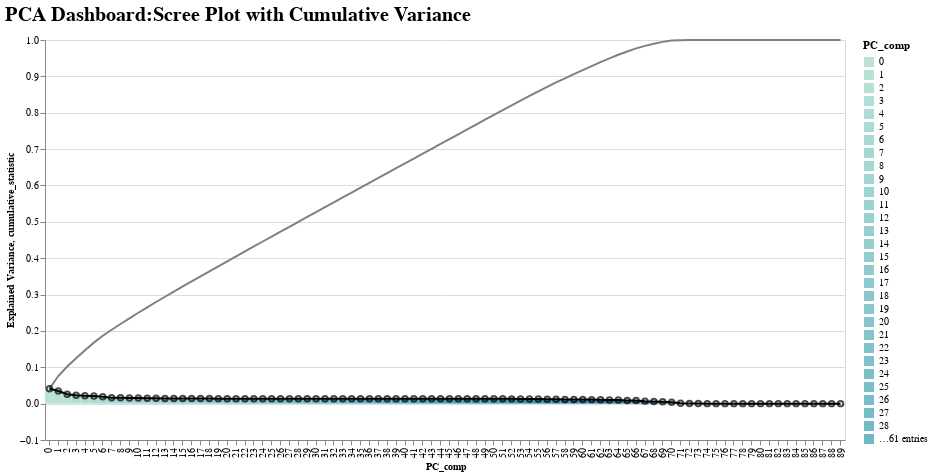

Notebook source saved alongside this figure:
### Code cell
#Cumulative Variance plot for uncorrelated variables
nearest = alt.selection(type='single', nearest=True, on='mouseover',
                        fields=['PC_comp'], empty='none')

# The basic line
#line = alt.Chart(source).mark_line(interpolate='basis').encode(
line = alt.Chart(df_pc_u).mark_line(color="gray").transform_window(
    cumulative_statistic='sum(Explained Variance)'
).encode(
    alt.Y('cumulative_statistic:Q'),#,title ="sum of Explained Variance"),
    x=('PC_comp:N'),
    #color=alt.Color('Explained_Variance:Q')
    #column=alt.Column('Explained_Variance:Q', sort=alt.SortField("sort_val", order="descending")),

).properties(
    width=600
)

# Transparent selectors across the chart. This is what tells us
# the x-value of the cursor
selectors = alt.Chart(df_pc_u).mark_point().encode(
    x='PC_comp:N',
    opacity=alt.value(0),
).add_selection(
    nearest
)
# version 5 docs
# ).add_params(
#     nearest
# )

# Draw points on the line, and highlight based on selection
points = line.mark_point().encode(
    opacity=alt.condition(nearest, alt.value(1), alt.value(0))
)

# Draw text labels near the points, and highlight based on selection
text = line.mark_text(align='left', dx=5, dy=-5).encode(
    text=alt.condition(nearest,'cumulative_statistic:Q', alt.value(' '))
)

# Draw a rule at the location of the selection
rules = alt.Chart(df_pc_u).mark_rule(color='black').encode(
    x='PC_comp:N',
).transform_filter(
    nearest
)

# Put the five layers into a chart and bind the data
chart = alt.layer(
    line, selectors, points, rules, text
).properties(
    width=800, height=400
)




#Rect plot for uncorrelated variables
input_dropdown = alt.binding_select(options=[0,1,2,3,4,5,6,7,8,9,10,11,12,13],
                                   name='PC_comp')

# colorscale = alt.Scale(domain=['sun', 'fog', 'drizzle', 'rain', 'snow'],
#                        range=['goldenrod', 'gray', 'lightblue', 'steelblue', 'midnightblue'])


selection = alt.selection_single(fields=['PC_comp'], bind=input_dropdown)

color = alt.condition(selection, # what is determining the logic
                     alt.Color('PC_comp:N',scale=alt.Scale(scheme="tealblues")), # if the logic is true
                     alt.value('lightgray')) # if the logic is false

opacity = alt.condition(selection, alt.value(1.0), alt.value(0.50))


rect = alt.Chart(df_pc_u).mark_rect(size=90).encode(
    alt.Y('Explained Variance:Q'),
    x=('PC_comp:N'),
    tooltip=['Explained Variance:Q','PC_comp:N'],
    color = color,
    opacity=opacity
    #column=alt.Column('Explained_Variance:Q', sort=alt.SortField("sort_val", order="descending")),

).add_selection(
  selection
).properties(
    width=800
)

text = alt.Chart(df_pc_u).mark_text( dy=100, color='#333').encode(
    x=alt.X('PC_comp:N'),
    y=alt.Y('Explained Variance:Q'),
    #detail='Explained Variance:Q',
    text=alt.Text('Explained Variance:Q',format='.2f')
)

#Scree plot for uncorrelated variables
scree = alt.Chart(df_pc_u).encode(
    alt.Y('Explained Variance'),#,title ="Explained Variance"),
    x=('PC_comp:N'),
    color =alt.value('black')
    #color=alt.Color('Explained_Variance:Q')
    #column=alt.Column('Explained_Variance:Q', sort=alt.SortField("sort_val", order="descending")),

).properties(
    width=800
)
# scree.mark_line()+scree.mark_point()


# Final Multilayered plot for uncorrelated variables
(rect+ chart + scree.mark_line()+scree.mark_point()).layer[0].encoding.y.title = 'Explained Variance'

(rect+ chart + scree.mark_line()+scree.mark_point()).configure_title(
    fontSize=20,
    font='Courier',
    anchor='start',
    color='black'
).properties(
#     width=600,
#     height=600,
    title='PCA Dashboard:Scree Plot with Cumulative Variance'
).configure_axis(
     labelFontSize=10,
     titleFontSize=10
 )

### Figure 1 — Vega-Lite specification as saved in the notebook (floating-point values rounded to 4 significant figures)
{"config": {"view": {"continuousWidth": 400, "continuousHeight": 300}, "axis": {"labelFontSize": 10, "titleFontSize": 10}, "title": {"anchor": "start", "color": "black", "font": "Courier", "fontSize": 20}}, "layer": [{"mark": {"type": "rect", "size": 90}, "encoding": {"color": {"condition": {"field": "PC_comp", "scale": {"scheme": "tealblues"}, "type": "nominal", "selection": "selector004"}, "value": "lightgray"}, "opacity": {"condition": {"value": 1.0, "selection": "selector004"}, "value": 0.5}, "tooltip": [{"field": "Explained Variance", "type": "quantitative"}, {"field": "PC_comp", "type": "nominal"}], "x": {"field": "PC_comp", "type": "nominal"}, "y": {"field": "Explained Variance", "type": "quantitative"}}, "selection": {"selector004": {"type": "single", "fields": ["PC_comp"], "bind": {"input": "select", "options": [0, 1, 2, 3, 4, 5, 6, 7, 8, 9, 10, 11, 12, 13], "name": "PC_comp"}}}, "width": 800}, {"layer": [{"mark": {"type": "line", "color": "gray"}, "encoding": {"x": {"field": "PC_comp", "type": "nominal"}, "y": {"field": "cumulative_statistic", "type": "quantitative"}}, "transform": [{"window": [{"op": "sum", "field": "Explained Variance", "as": "cumulative_statistic"}]}], "width": 600}, {"mark": "point", "encoding": {"opacity": {"value": 0}, "x": {"field": "PC_comp", "type": "nominal"}}, "selection": {"selector003": {"type": "single", "nearest": true, "on": "mouseover", "fields": ["PC_comp"], "empty": "none"}}}, {"mark": "point", "encoding": {"opacity": {"condition": {"value": 1, "selection": "selector003"}, "value": 0}, "x": {"field": "PC_comp", "type": "nominal"}, "y": {"field": "cumulative_statistic", "type": "quantitative"}}, "transform": [{"window": [{"op": "sum", "field": "Explained Variance", "as": "cumulative_statistic"}]}], "width": 600}, {"mark": {"type": "rule", "color": "black"}, "encoding": {"x": {"field": "PC_comp", "type": "nominal"}}, "transform": [{"filter": {"selection": "selector003"}}]}, {"mark": {"type": "text", "align": "left", "dx": 5, "dy": -5}, "encoding": {"text": {"condition": {"field": "cumulative_statistic", "type": "quantitative", "selection": "selector003"}, "value": " "}, "x": {"field": "PC_comp", "type": "nominal"}, "y": {"field": "cumulative_statistic", "type": "quantitative"}}, "transform": [{"window": [{"op": "sum", "field": "Explained Variance", "as": "cumulative_statistic"}]}], "width": 600}], "height": 400, "width": 800}, {"mark": "line", "encoding": {"color": {"value": "black"}, "x": {"field": "PC_comp", "type": "nominal"}, "y": {"field": "Explained Variance", "type": "quantitative"}}, "width": 800}, {"mark": "point", "encoding": {"color": {"value": "black"}, "x": {"field": "PC_comp", "type": "nominal"}, "y": {"field": "Explained Variance", "type": "quantitative"}}, "width": 800}], "data": {"name": "data-1ae10b3bf7e39d3991959e116b0d271b"}, "title": "PCA Dashboard:Scree Plot with Cumulative Variance", "$schema": "https://vega.github.io/schema/vega-lite/v4.17.0.json", "datasets": {"data-1ae10b3bf7e39d3991959e116b0d271b": [{"Explained Variance": 0.04123, "PC_comp": 0}, {"Explained Variance": 0.03472, "PC_comp": 1}, {"Explained Variance": 0.02601, "PC_comp": 2}, {"Explained Variance": 0.02292, "PC_comp": 3}, {"Explained Variance": 0.02163, "PC_comp": 4}, {"Explained Variance": 0.02122, "PC_comp": 5}, {"Explained Variance": 0.01886, "PC_comp": 6}, {"Explained Variance": 0.01648, "PC_comp": 7}, {"Explained Variance": 0.0159, "PC_comp": 8}, {"Explained Variance": 0.01559, "PC_comp": 9}, {"Explained Variance": 0.01539, "PC_comp": 10}, {"Explained Variance": 0.01499, "PC_comp": 11}, {"Explained Variance": 0.01456, "PC_comp": 12}, {"Explained Variance": 0.0144, "PC_comp": 13}, {"Explained Variance": 0.0143, "PC_comp": 14}, {"Explained Variance": 0.01413, "PC_comp": 15}, {"Explained Variance": 0.014, "PC_comp": 16}, {"Explained Variance": 0.01387, "PC_comp": 17}, {"Explained Variance": 0.01383, "PC_comp": 18}, {"Explained Variance": 0.01375, "PC_comp": 19}, {"Explained Variance": 0.01367, "PC_comp": 20}, {"Explained Variance": 0.01365, "PC_comp": 21}, {"Explained Variance": 0.01362, "PC_comp": 22}, {"Explained Variance": 0.01358, "PC_comp": 23}, {"Explained Variance": 0.01356, "PC_comp": 24}, {"Explained Variance": 0.01354, "PC_comp": 25}, {"Explained Variance": 0.01351, "PC_comp": 26}, {"Explained Variance": 0.0135, "PC_comp": 27}, {"Explained Variance": 0.01348, "PC_comp": 28}, {"Explained Variance": 0.01346, "PC_comp": 29}, {"Explained Variance": 0.01344, "PC_comp": 30}, {"Explained Variance": 0.01344, "PC_comp": 31}, {"Explained Variance": 0.01341, "PC_comp": 32}, {"Explained Variance": 0.0134, "PC_comp": 33}, {"Explained Variance": 0.0134, "PC_comp": 34}, {"Explained Variance": 0.01338, "PC_comp": 35}, {"Explained Variance": 0.01338, "PC_comp": 36}, {"Explained Variance": 0.01337, "PC_comp": 37}, {"Explained Variance": 0.01337, "PC_comp": 38}, {"Explained Variance": 0.01337, "PC_comp": 39}, {"Explained Variance": 0.01336, "PC_comp": 40}, {"Explained Variance": 0.01336, "PC_comp": 41}, {"Explained Variance": 0.01335, "PC_comp": 42}, {"Explained Variance": 0.01335, "PC_comp": 43}, {"Explained Variance": 0.01335, "PC_comp": 44}, {"Explained Variance": 0.01334, "PC_comp": 45}, {"Explained Variance": 0.01334, "PC_comp": 46}, {"Explained Variance": 0.01333, "PC_comp": 47}, {"Explained Variance": 0.01333, "PC_comp": 48}, {"Explained Variance": 0.0133, "PC_comp": 49}, {"Explained Variance": 0.01327, "PC_comp": 50}, {"Explained Variance": 0.01321, "PC_comp": 51}, {"Explained Variance": 0.01312, "PC_comp": 52}, {"Explained Variance": 0.01294, "PC_comp": 53}, {"Explained Variance": 0.01281, "PC_comp": 54}, {"Explained Variance": 0.01273, "PC_comp": 55}, {"Explained Variance": 0.01233, "PC_comp": 56}, {"Explained Variance": 0.0121, "PC_comp": 57}, {"Explained Variance": 0.01147, "PC_comp": 58}, {"Explained Variance": 0.01132, "PC_comp": 59}, {"Explained Variance": 0.01123, "PC_comp": 60}, {"Explained Variance": 0.01104, "PC_comp": 61}, {"Explained Variance": 0.01095, "PC_comp": 62}, {"Explained Variance": 0.01027, "PC_comp": 63}, {"Explained Variance": 0.01004, "PC_comp": 64}, {"Explained Variance": 0.008905, "PC_comp": 65}, {"Explained Variance": 0.008394, "PC_comp": 66}, {"Explained Variance": 0.0069, "PC_comp": 67}, {"Explained Variance": 0.006123, "PC_comp": 68}, {"Explained Variance": 0.004942, "PC_comp": 69}, {"Explained Variance": 0.003631, "PC_comp": 70}, {"Explained Variance": 0.0007837, "PC_comp": 71}, {"Explained Variance": 0.0004555, "PC_comp": 72}, {"Explained Variance": 0.0002865, "PC_comp": 73}, {"Explained Variance": 1.279e-05, "PC_comp": 74}, {"Explained Variance": 1.105e-17, "PC_comp": 75}, {"Explained Variance": 1.084e-17, "PC_comp": 76}, {"Explained Variance": 5.062e-18, "PC_comp": 77}, {"Explained Variance": 4.562e-18, "PC_comp": 78}, {"Explained Variance": 3.085e-18, "PC_comp": 79}, {"Explained Variance": 2.175e-18, "PC_comp": 80}, {"Explained Variance": 6.789e-19, "PC_comp": 81}, {"Explained Variance": 0.0, "PC_comp": 82}, {"Explained Variance": -1.26e-19, "PC_comp": 83}, {"Explained Variance": -3.723e-19, "PC_comp": 84}, {"Explained Variance": -2.518e-18, "PC_comp": 85}, {"Explained Variance": -3.383e-18, "PC_comp": 86}, {"Explained Variance": -4.752e-18, "PC_comp": 87}, {"Explained Variance": -8.156e-18, "PC_comp": 88}, {"Explained Variance": -8.9e-18, "PC_comp": 89}]}}
